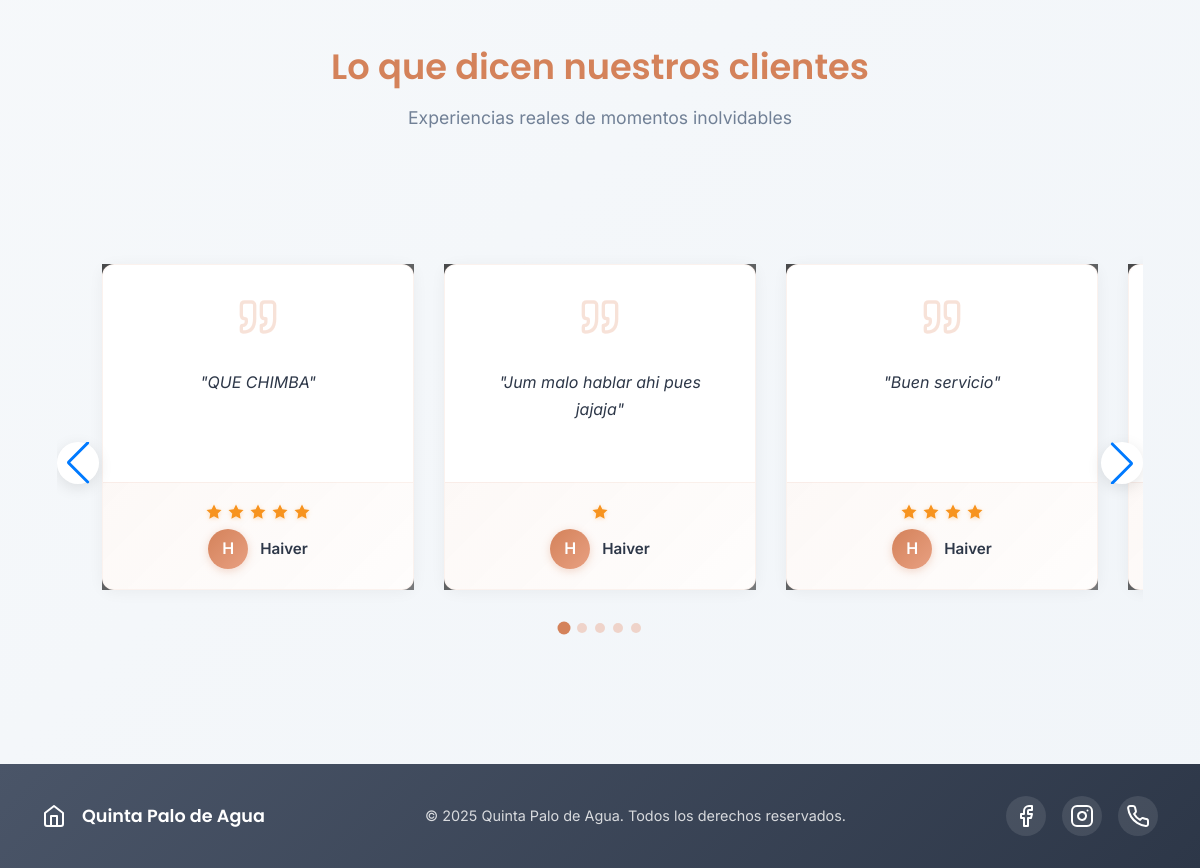
Before: / (lower part) with the older database file.
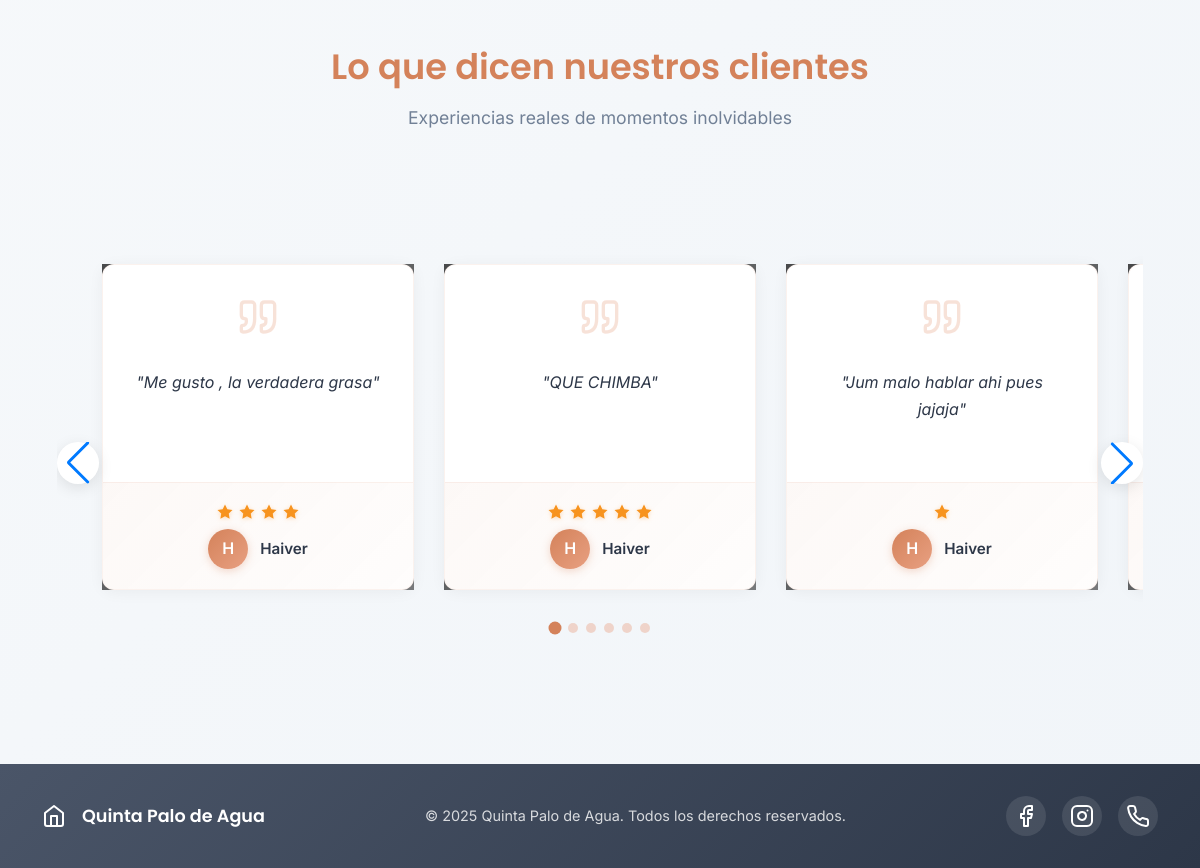
After: the same page with the newer database file.
### reservas/models.py (models this page shows, shortened)
class Resena(models.Model):
    reserva = models.OneToOneField(Reserva, on_delete=models.CASCADE, related_name='resena')
    usuario = models.ForeignKey(User, on_delete=models.CASCADE)
    calificacion = models.PositiveIntegerField(choices=[(i, f'{i} estrellas') for i in range(1, 6)])
    comentario = models.TextField(max_length=500)
    fecha_creacion = models.DateTimeField(auto_now_add=True)
    aprobada = models.BooleanField(default=False)
    class Meta:
        ordering = ['-fecha_creacion']

### core/views.py (the view)
# urls.py: path('', views.index, name='index'), # La '' significa la raíz (página de inicio)
def index(request):
    if request.user.is_authenticated:
        return redirect('login_redirect')
    todas_las_resenas = Resena.objects.filter(aprobada=True).order_by('-fecha_creacion')
    context = {
        'resenas': todas_las_resenas
    }
    return render(request, 'core/index.html', context)

### templates/core/index.html (shortened to what this page needs)
{% extends 'base.html' %}
{% load static %}
{% block content %}
{% if resenas %}
<div class="container my-5">
    <div class="row text-center mb-5">
        <div class="col">
            <h2 class="section-title">Lo que dicen nuestros clientes</h2>
            <p class="section-subtitle">Experiencias reales de momentos inolvidables</p>
        </div>
    </div>
    <div class="testimonials-container">
        <div class="swiper testimonials-slider">
            <div class="swiper-wrapper">
                {% for resena in resenas %}
                <div class="swiper-slide">
                    <div class="card card-custom testimonial-card">
                        <div class="card-body">
                            <div class="quote-icon mb-3">
                            </div>
                            <p class="testimonial-text">"{{ resena.comentario }}"</p>
                        </div>
                        <div class="card-footer">
                            <div class="stars mb-2">
                                {% for i in "x"|ljust:resena.calificacion %}
                                <svg class="star-icon" xmlns="http://www.w3.org/2000/svg" width="18" height="18" viewBox="0 0 24 24" fill="currentColor">
                                    <polygon points="12 2 15.09 8.26 22 9.27 17 14.14 18.18 21.02 12 17.77 5.82 21.02 7 14.14 2 9.27 8.91 8.26 12 2"></polygon>
                                </svg>
                                {% endfor %}
                            </div>
                            <div class="testimonial-author">
                                <div class="author-avatar">
                                    {{ resena.usuario.first_name|default:resena.usuario.username|slice:":1"|upper }}
                                </div>
                                <span class="author-name">{{ resena.usuario.first_name|default:resena.usuario.username }}</span>
                            </div>
                        </div>
                    </div>
                </div>
                {% endfor %}
            </div>
            <div class="swiper-pagination"></div>
            <div class="swiper-button-prev"></div>
            <div class="swiper-button-next"></div>
        </div>
    </div>
</div>
{% endif %}
{% endblock %}

Changed rows visible on the page:
no longer on this page (row unchanged): Resena: comentario "Buen servicio", calificacion 4 (drawn), usuario.first_name "H", usuario.first_name "Haiver"
added Resena: comentario "Me gusto , la verdadera grasa", calificacion 4 (drawn), usuario.first_name "H", usuario.first_name "Haiver"
